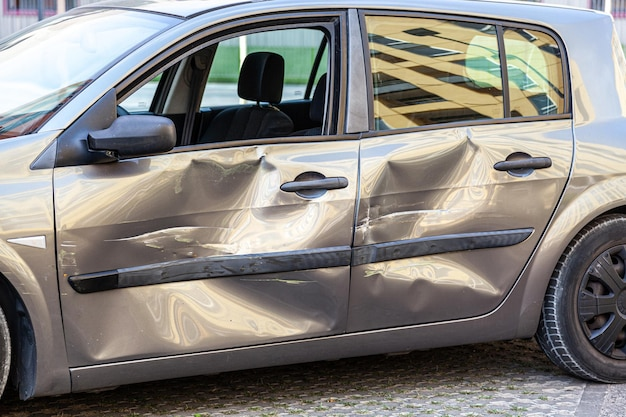
#> input picture Damaged-Car-parts-prediction-using-YOLOv8/data/images/train/-automobile-side-part-parked-street-broken-vehicle-outdoor-shot_416530-153154f.jpg, 626 x 417 px
$ python -i domain_classifier.py   (imports and definitions only)
#> lines starting #> are read from the running program, lines starting #| are printed output that depends on the picture; after the words box and inside, x2 and y2 are one past the last pixel; in counts of white or black regions, pixels touching at a corner belong together
"""
Domain Classifier
=================
Pure-OpenCV, zero-API-call heuristic classifier.
Detects whether an image contains a PCB, Biscuit, Automotive part, or Unknown.

Used as the FIRST gate in the pipeline:
  - Confident domain detected  → route to CV service (no Gemini needed)
  - Low-confidence / Unknown   → fall through to Gemini Vision
  - Unknown even after Gemini  → return UNCERTAIN

Detection strategy
------------------
PCB        : dominant green hue + thin-line edge density (circuit traces)
Biscuit    : dominant brown/yellow hue + roughly round/oval major contour
Automotive : metallic (low-saturation, mid-brightness) + large solid contour
Unknown    : none of the above pass their threshold
"""

import logging
from dataclasses import dataclass
from typing import Tuple

import cv2
import numpy as np
import PIL.Image

logger = logging.getLogger(__name__)

# ── Confidence thresholds ──────────────────────────────────────────────────
# Score ≥ HIGH  → confident, skip Gemini
# Score ≥ LOW   → weak match, still use Gemini but seed product_type hint
# Score  < LOW  → Unknown
_CONF_HIGH = 0.55
_CONF_LOW  = 0.30


@dataclass
class DomainResult:
    domain:     str    # "PCB" | "BISCUIT" | "AUTOMOTIVE" | "UNKNOWN"
    confidence: float  # 0.0 – 1.0
    reason:     str
    confident:  bool   # True if score ≥ _CONF_HIGH (skip Gemini)


# ── Internal helpers ──────────────────────────────────────────────────────

def _to_bgr(image: PIL.Image.Image) -> np.ndarray:
    """PIL RGB → OpenCV BGR."""
    return cv2.cvtColor(np.array(image.convert("RGB")), cv2.COLOR_RGB2BGR)


# [13 lines left out: functions _hue_fraction, _edge_density, not called in this run]


def _largest_contour_circularity(gray: np.ndarray) -> float:
    """
    Circularity of the largest contour: 4π·Area / Perimeter².
    1.0 = perfect circle, 0.0 = line.
    Returns 0.0 if no contour found.
    """
    blurred = cv2.GaussianBlur(gray, (7, 7), 0)
    _, thresh = cv2.threshold(blurred, 0, 255, cv2.THRESH_BINARY_INV + cv2.THRESH_OTSU)
    kernel = cv2.getStructuringElement(cv2.MORPH_ELLIPSE, (5, 5))
    thresh = cv2.morphologyEx(thresh, cv2.MORPH_CLOSE, kernel)
    contours, _ = cv2.findContours(thresh, cv2.RETR_EXTERNAL, cv2.CHAIN_APPROX_SIMPLE)
    if not contours:
        return 0.0
    largest = max(contours, key=cv2.contourArea)
    area = cv2.contourArea(largest)
    peri = cv2.arcLength(largest, True)
    if peri == 0:
        return 0.0
    return min(1.0, (4 * np.pi * area) / (peri ** 2))


def _saturation_mean(hsv: np.ndarray) -> float:
    """Mean saturation (0–1). Low = metallic/grey surfaces."""
    return float(hsv[:, :, 1].mean()) / 255.0


# ── Per-domain scorers ────────────────────────────────────────────────────

# [129 lines left out: functions _score_pcb, _score_biscuit, _score_automotive, classify_domain, not called in this run]

>>> import cv2
>>> picture = cv2.imread('../../Damaged-Car-parts-prediction-using-YOLOv8/data/images/train/-automobile-side-part-parked-street-broken-vehicle-outdoor-shot_416530-153154f.jpg', cv2.IMREAD_GRAYSCALE)
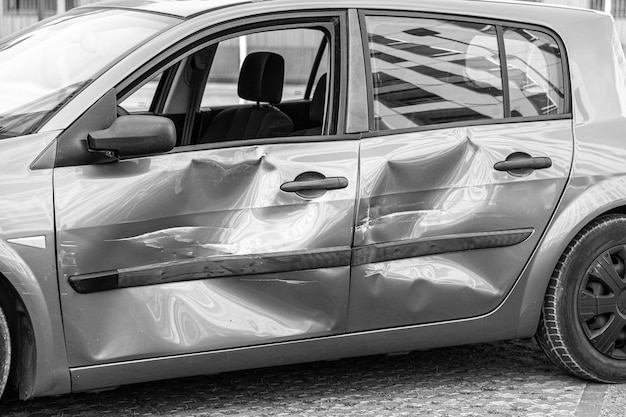
#> picture: shape (417, 626); min 0, max 255, mean 131.7
>>> result = _largest_contour_circularity(picture)
#> in _largest_contour_circularity, `blurred = cv2.GaussianBlur(gray, (7, 7), 0)`:
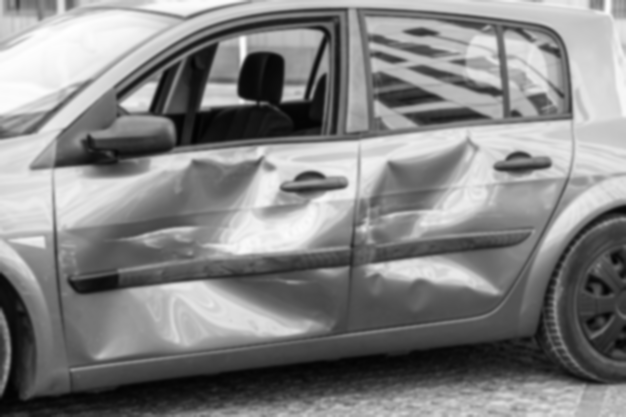
#> blurred: shape (417, 626); min 2, max 255, mean 131.6
#> in _largest_contour_circularity, `_, thresh = cv2.threshold(blurred, 0, 255, cv2.THRESH_BINARY_INV + cv2..`:
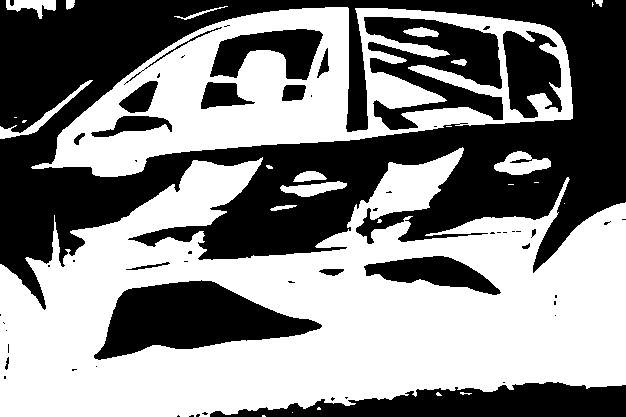
#> thresh: shape (417, 626); 53.1% white; 58 black regions (38 under 20 px), largest, box (x1, y1, x2, y2) and area: (0, 0, 626, 310) 82150, (94, 280, 322, 360) 10135, (210, 382, 626, 417) 8797
#> in _largest_contour_circularity, `thresh = cv2.morphologyEx(thresh, cv2.MORPH_CLOSE, kernel)`:
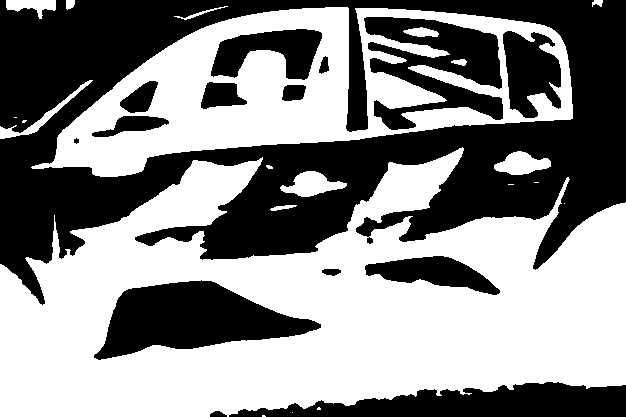
#> thresh: shape (417, 626); 53.7% white; 15 black regions
#> in _largest_contour_circularity, `contours, _ = cv2.findContours(thresh, cv2.RETR_EXTERNAL, cv2.CHAIN_AP..`: contours = 19 contours, 9 with area under 20; largest, box (x1, y1, x2, y2) and area: (0, 147, 626, 417) 111024, (31, 7, 573, 177) 54516, (280, 171, 347, 197) 876, (494, 151, 551, 175) 790, (0, 80, 93, 139) 530
#> in _largest_contour_circularity, `largest = max(contours, key=cv2.contourArea)`: largest = contour of 1190 points, box (x1, y1, x2, y2) (0, 147, 626, 417), area 111024
#> in _largest_contour_circularity, `area = cv2.contourArea(largest)`: area = 111023.5
#> in _largest_contour_circularity, `peri = cv2.arcLength(largest, True)`: peri = 3027.3
#> result = 0.152

$ run again, on Damaged-Car-parts-prediction-using-YOLOv8/data/images/train/image13.jpeg
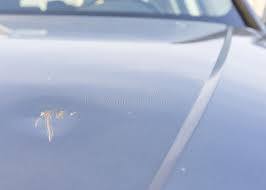
#> input picture Damaged-Car-parts-prediction-using-YOLOv8/data/images/train/image13.jpeg, 266 x 190 px
#> `picture = cv2.imread('../../Damaged-Car-parts-prediction-using-YOLOv8/..`:
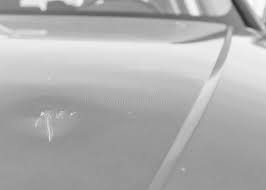
#> picture: shape (190, 266); min 40, max 254, mean 174.6
#> in _largest_contour_circularity, `thresh = cv2.morphologyEx(thresh, cv2.MORPH_CLOSE, kernel)`:
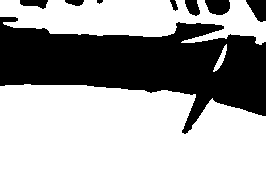
#> thresh: shape (190, 266); 65.7% white; 8 black regions (1 under 20 px)
#> contours = 3 contours; box (x1, y1, x2, y2) and area: (0, 84, 266, 190) 25111, (0, 0, 266, 45) 7198, (213, 44, 227, 72) 100
#> largest = contour of 129 points, box (x1, y1, x2, y2) (0, 84, 266, 190), area 25111
#> area = 25111
#> peri = 802.3
#> result = 0.49
